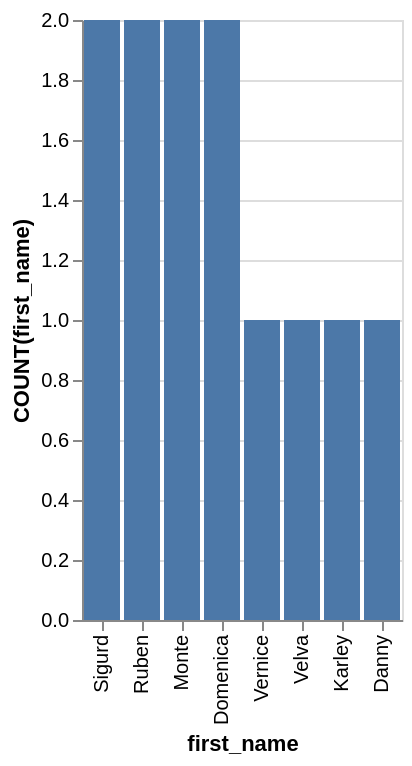

Vega-Lite specification for this chart:
### Vega-Lite specification from a JSON file in a GitHub repository (floating-point values rounded to 4 significant figures)
{"data": {"values": [{"x_data": "Sigurd", "y_data": 2}, {"x_data": "Ruben", "y_data": 2}, {"x_data": "Monte", "y_data": 2}, {"x_data": "Domenica", "y_data": 2}, {"x_data": "Vernice", "y_data": 1}, {"x_data": "Velva", "y_data": 1}, {"x_data": "Karley", "y_data": 1}, {"x_data": "Danny", "y_data": 1}]}, "mark": "bar", "encoding": {"x": {"field": "x_data", "type": "nominal", "title": "first_name", "sort": {"op": "sum", "field": "y_data", "order": "descending"}}, "y": {"field": "y_data", "type": "quantitative", "title": "COUNT(first_name)"}}}
